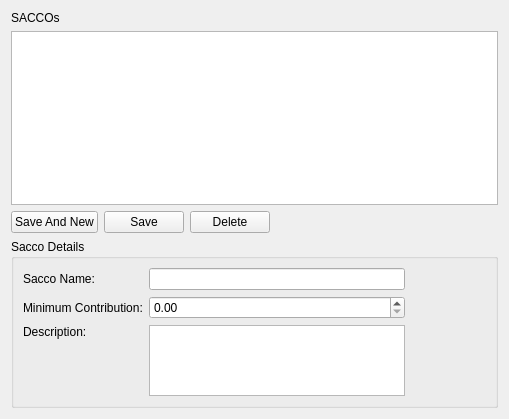
<?xml version="1.0" encoding="UTF-8"?>
<ui version="4.0">
 <class>Saccos</class>
 <widget class="QWidget" name="Saccos">
  <property name="geometry">
   <rect>
    <x>0</x>
    <y>0</y>
    <width>509</width>
    <height>419</height>
   </rect>
  </property>
  <property name="windowTitle">
   <string>Form</string>
  </property>
  <layout class="QVBoxLayout" name="verticalLayout">
   <item>
    <widget class="QLabel" name="label">
     <property name="text">
      <string>SACCOs</string>
     </property>
    </widget>
   </item>
   <item>
    <widget class="QTreeView" name="treeView">
     <property name="sizePolicy">
      <sizepolicy hsizetype="Expanding" vsizetype="Expanding">
       <horstretch>0</horstretch>
       <verstretch>2</verstretch>
      </sizepolicy>
     </property>
    </widget>
   </item>
   <item>
    <layout class="QHBoxLayout" name="horizontalLayout">
     <item>
      <widget class="QPushButton" name="SaveAndNew">
       <property name="text">
        <string>Save And New</string>
       </property>
      </widget>
     </item>
     <item>
      <widget class="QPushButton" name="Save">
       <property name="text">
        <string>Save</string>
       </property>
      </widget>
     </item>
     <item>
      <widget class="QPushButton" name="Delete">
       <property name="text">
        <string>Delete</string>
       </property>
      </widget>
     </item>
     <item>
      <spacer name="horizontalSpacer">
       <property name="orientation">
        <enum>Qt::Horizontal</enum>
       </property>
       <property name="sizeHint" stdset="0">
        <size>
         <width>40</width>
         <height>20</height>
        </size>
       </property>
      </spacer>
     </item>
    </layout>
   </item>
   <item>
    <widget class="QGroupBox" name="groupBox">
     <property name="title">
      <string>Sacco Details</string>
     </property>
     <layout class="QGridLayout" name="gridLayout">
      <item row="0" column="0">
       <widget class="QLabel" name="label_2">
        <property name="text">
         <string>Sacco Name:</string>
        </property>
       </widget>
      </item>
      <item row="0" column="1">
       <widget class="QLineEdit" name="SaccoName"/>
      </item>
      <item row="1" column="0">
       <widget class="QLabel" name="label_3">
        <property name="text">
         <string>Minimum Contribution:</string>
        </property>
       </widget>
      </item>
      <item row="1" column="1">
       <widget class="QDoubleSpinBox" name="MinimumContribution">
        <property name="maximum">
         <double>99990000.000000000000000</double>
        </property>
       </widget>
      </item>
      <item row="2" column="0">
       <widget class="QLabel" name="label_4">
        <property name="text">
         <string>Description:</string>
        </property>
        <property name="alignment">
         <set>Qt::AlignLeading|Qt::AlignLeft|Qt::AlignTop</set>
        </property>
       </widget>
      </item>
      <item row="2" column="1">
       <widget class="QPlainTextEdit" name="Description">
        <property name="maximumSize">
         <size>
          <width>16777215</width>
          <height>71</height>
         </size>
        </property>
       </widget>
      </item>
      <item row="1" column="2">
       <spacer name="horizontalSpacer_2">
        <property name="orientation">
         <enum>Qt::Horizontal</enum>
        </property>
        <property name="sizeHint" stdset="0">
         <size>
          <width>40</width>
          <height>20</height>
         </size>
        </property>
       </spacer>
      </item>
     </layout>
    </widget>
   </item>
  </layout>
 </widget>
 <resources/>
 <connections/>
</ui>
